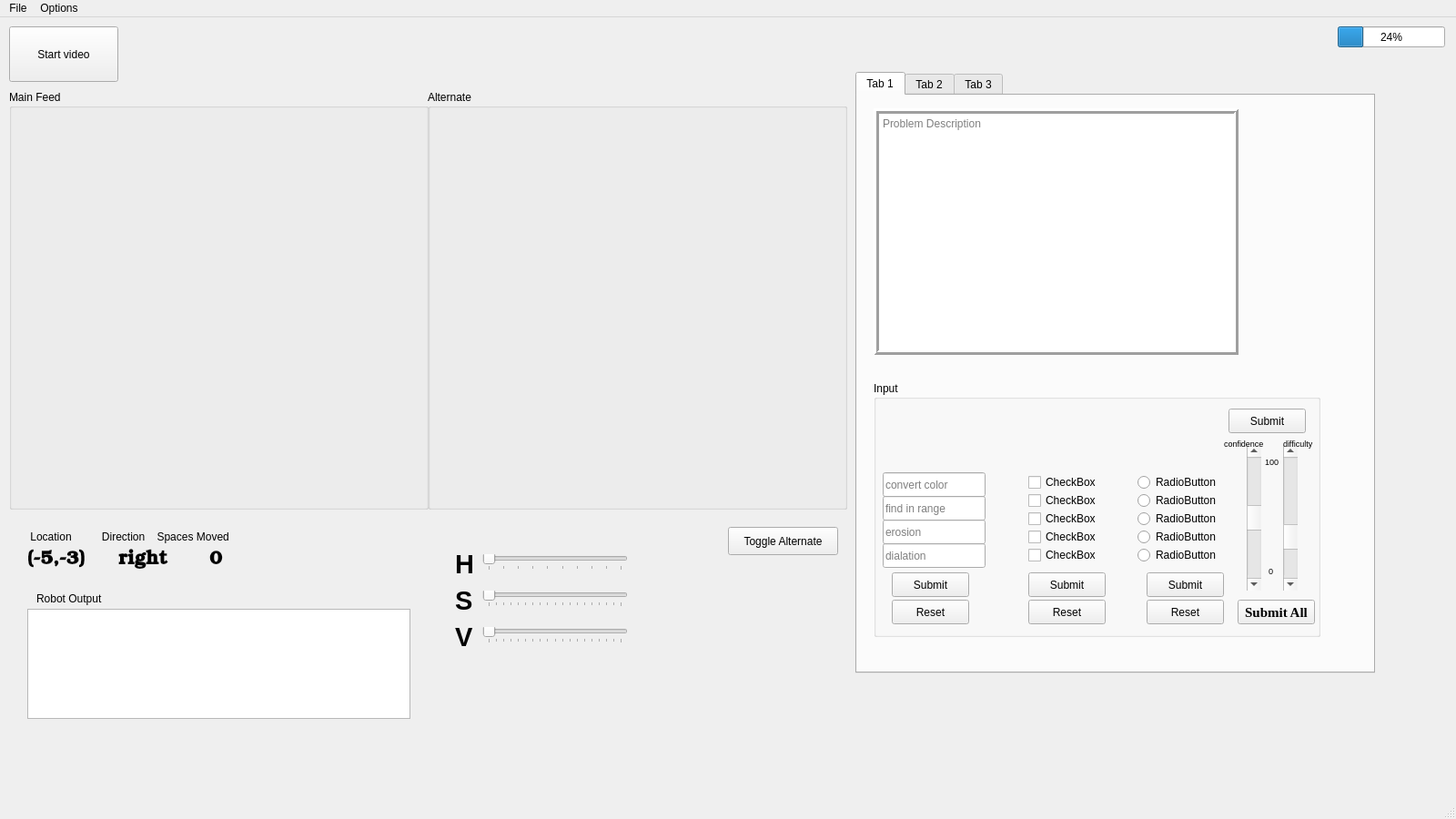
<?xml version="1.0" encoding="UTF-8"?>
<ui version="4.0">
 <class>MainWindow</class>
 <widget class="QMainWindow" name="MainWindow">
  <property name="geometry">
   <rect>
    <x>0</x>
    <y>0</y>
    <width>1600</width>
    <height>900</height>
   </rect>
  </property>
  <property name="windowTitle">
   <string>MainWindow</string>
  </property>
  <property name="styleSheet">
   <string notr="true"/>
  </property>
  <widget class="QWidget" name="centralwidget">
   <widget class="QGroupBox" name="groupBox">
    <property name="geometry">
     <rect>
      <x>10</x>
      <y>80</y>
      <width>461</width>
      <height>461</height>
     </rect>
    </property>
    <property name="sizePolicy">
     <sizepolicy hsizetype="Preferred" vsizetype="Preferred">
      <horstretch>0</horstretch>
      <verstretch>0</verstretch>
     </sizepolicy>
    </property>
    <property name="title">
     <string>Main Feed</string>
    </property>
    <widget class="QWidget" name="AppFeed" native="true">
     <property name="geometry">
      <rect>
       <x>10</x>
       <y>20</y>
       <width>445</width>
       <height>445</height>
      </rect>
     </property>
    </widget>
   </widget>
   <widget class="QPushButton" name="startButton">
    <property name="geometry">
     <rect>
      <x>10</x>
      <y>10</y>
      <width>120</width>
      <height>61</height>
     </rect>
    </property>
    <property name="text">
     <string>Start video</string>
    </property>
   </widget>
   <widget class="QProgressBar" name="progressBar">
    <property name="geometry">
     <rect>
      <x>1470</x>
      <y>10</y>
      <width>118</width>
      <height>23</height>
     </rect>
    </property>
    <property name="value">
     <number>24</number>
    </property>
   </widget>
   <widget class="QGroupBox" name="groupBox_2">
    <property name="geometry">
     <rect>
      <x>470</x>
      <y>80</y>
      <width>461</width>
      <height>461</height>
     </rect>
    </property>
    <property name="sizePolicy">
     <sizepolicy hsizetype="Preferred" vsizetype="Preferred">
      <horstretch>0</horstretch>
      <verstretch>0</verstretch>
     </sizepolicy>
    </property>
    <property name="title">
     <string>Alternate</string>
    </property>
    <widget class="QWidget" name="AppFeedAlt" native="true">
     <property name="geometry">
      <rect>
       <x>10</x>
       <y>20</y>
       <width>445</width>
       <height>445</height>
      </rect>
     </property>
    </widget>
   </widget>
   <widget class="QPushButton" name="ToggleAltButton">
    <property name="geometry">
     <rect>
      <x>800</x>
      <y>560</y>
      <width>121</width>
      <height>31</height>
     </rect>
    </property>
    <property name="text">
     <string>Toggle Alternate</string>
    </property>
   </widget>
   <widget class="QTextBrowser" name="ProblemDescription">
    <property name="geometry">
     <rect>
      <x>960</x>
      <y>100</y>
      <width>401</width>
      <height>271</height>
     </rect>
    </property>
    <property name="font">
     <font>
      <stylestrategy>PreferDefault</stylestrategy>
     </font>
    </property>
    <property name="frameShape">
     <enum>QFrame::Box</enum>
    </property>
    <property name="frameShadow">
     <enum>QFrame::Raised</enum>
    </property>
    <property name="lineWidth">
     <number>3</number>
    </property>
    <property name="readOnly">
     <bool>true</bool>
    </property>
    <property name="placeholderText">
     <string>Problem Description</string>
    </property>
   </widget>
   <widget class="QGroupBox" name="InputGroupBox">
    <property name="geometry">
     <rect>
      <x>960</x>
      <y>400</y>
      <width>491</width>
      <height>281</height>
     </rect>
    </property>
    <property name="autoFillBackground">
     <bool>false</bool>
    </property>
    <property name="title">
     <string>Input</string>
    </property>
    <property name="flat">
     <bool>false</bool>
    </property>
    <widget class="QLineEdit" name="ImageAlgorithm1">
     <property name="geometry">
      <rect>
       <x>10</x>
       <y>100</y>
       <width>113</width>
       <height>27</height>
      </rect>
     </property>
     <property name="placeholderText">
      <string>convert color</string>
     </property>
    </widget>
    <widget class="QLineEdit" name="ImageAlgorithm2">
     <property name="geometry">
      <rect>
       <x>10</x>
       <y>126</y>
       <width>113</width>
       <height>27</height>
      </rect>
     </property>
     <property name="placeholderText">
      <string>find in range</string>
     </property>
    </widget>
    <widget class="QLineEdit" name="ImageAlgorithm3">
     <property name="geometry">
      <rect>
       <x>10</x>
       <y>152</y>
       <width>113</width>
       <height>27</height>
      </rect>
     </property>
     <property name="placeholderText">
      <string>erosion</string>
     </property>
    </widget>
    <widget class="QLineEdit" name="ImageAlgorithm3_2">
     <property name="geometry">
      <rect>
       <x>10</x>
       <y>178</y>
       <width>113</width>
       <height>27</height>
      </rect>
     </property>
     <property name="placeholderText">
      <string>dialation</string>
     </property>
    </widget>
    <widget class="QPushButton" name="ImgAlgSubmitButton">
     <property name="geometry">
      <rect>
       <x>20</x>
       <y>210</y>
       <width>85</width>
       <height>27</height>
      </rect>
     </property>
     <property name="text">
      <string>Submit</string>
     </property>
    </widget>
    <widget class="QPushButton" name="TextSubmitButton">
     <property name="geometry">
      <rect>
       <x>390</x>
       <y>30</y>
       <width>85</width>
       <height>27</height>
      </rect>
     </property>
     <property name="text">
      <string>Submit</string>
     </property>
    </widget>
    <widget class="QPushButton" name="ImgAlgResetButton">
     <property name="geometry">
      <rect>
       <x>20</x>
       <y>240</y>
       <width>85</width>
       <height>27</height>
      </rect>
     </property>
     <property name="text">
      <string>Reset</string>
     </property>
    </widget>
    <widget class="QCheckBox" name="checkBox">
     <property name="geometry">
      <rect>
       <x>170</x>
       <y>100</y>
       <width>87</width>
       <height>22</height>
      </rect>
     </property>
     <property name="text">
      <string>CheckBox</string>
     </property>
    </widget>
    <widget class="QCheckBox" name="checkBox_2">
     <property name="geometry">
      <rect>
       <x>170</x>
       <y>120</y>
       <width>87</width>
       <height>22</height>
      </rect>
     </property>
     <property name="text">
      <string>CheckBox</string>
     </property>
    </widget>
    <widget class="QCheckBox" name="checkBox_3">
     <property name="geometry">
      <rect>
       <x>170</x>
       <y>140</y>
       <width>87</width>
       <height>22</height>
      </rect>
     </property>
     <property name="text">
      <string>CheckBox</string>
     </property>
    </widget>
    <widget class="QCheckBox" name="checkBox_4">
     <property name="geometry">
      <rect>
       <x>170</x>
       <y>160</y>
       <width>87</width>
       <height>22</height>
      </rect>
     </property>
     <property name="text">
      <string>CheckBox</string>
     </property>
    </widget>
    <widget class="QCheckBox" name="checkBox_5">
     <property name="geometry">
      <rect>
       <x>170</x>
       <y>180</y>
       <width>87</width>
       <height>22</height>
      </rect>
     </property>
     <property name="text">
      <string>CheckBox</string>
     </property>
    </widget>
    <widget class="QPushButton" name="CheckBoxSubmitButton">
     <property name="geometry">
      <rect>
       <x>170</x>
       <y>210</y>
       <width>85</width>
       <height>27</height>
      </rect>
     </property>
     <property name="text">
      <string>Submit</string>
     </property>
    </widget>
    <widget class="QPushButton" name="CheckBoxResetButton">
     <property name="geometry">
      <rect>
       <x>170</x>
       <y>240</y>
       <width>85</width>
       <height>27</height>
      </rect>
     </property>
     <property name="text">
      <string>Reset</string>
     </property>
    </widget>
    <widget class="QRadioButton" name="radioButton">
     <property name="geometry">
      <rect>
       <x>290</x>
       <y>100</y>
       <width>101</width>
       <height>22</height>
      </rect>
     </property>
     <property name="text">
      <string>RadioButton</string>
     </property>
    </widget>
    <widget class="QRadioButton" name="radioButton_2">
     <property name="geometry">
      <rect>
       <x>290</x>
       <y>120</y>
       <width>101</width>
       <height>22</height>
      </rect>
     </property>
     <property name="text">
      <string>RadioButton</string>
     </property>
    </widget>
    <widget class="QRadioButton" name="radioButton_3">
     <property name="geometry">
      <rect>
       <x>290</x>
       <y>140</y>
       <width>101</width>
       <height>22</height>
      </rect>
     </property>
     <property name="text">
      <string>RadioButton</string>
     </property>
    </widget>
    <widget class="QRadioButton" name="radioButton_4">
     <property name="geometry">
      <rect>
       <x>290</x>
       <y>160</y>
       <width>101</width>
       <height>22</height>
      </rect>
     </property>
     <property name="text">
      <string>RadioButton</string>
     </property>
    </widget>
    <widget class="QRadioButton" name="radioButton_5">
     <property name="geometry">
      <rect>
       <x>290</x>
       <y>180</y>
       <width>101</width>
       <height>22</height>
      </rect>
     </property>
     <property name="text">
      <string>RadioButton</string>
     </property>
    </widget>
    <widget class="QPushButton" name="RadialBoxResetButton">
     <property name="geometry">
      <rect>
       <x>300</x>
       <y>240</y>
       <width>85</width>
       <height>27</height>
      </rect>
     </property>
     <property name="text">
      <string>Reset</string>
     </property>
    </widget>
    <widget class="QPushButton" name="RadialSubmitButton">
     <property name="geometry">
      <rect>
       <x>300</x>
       <y>210</y>
       <width>85</width>
       <height>27</height>
      </rect>
     </property>
     <property name="text">
      <string>Submit</string>
     </property>
    </widget>
    <widget class="QScrollBar" name="ConfidenceBar">
     <property name="geometry">
      <rect>
       <x>410</x>
       <y>70</y>
       <width>16</width>
       <height>160</height>
      </rect>
     </property>
     <property name="toolTip">
      <string>Your confidence level for this problem.</string>
     </property>
     <property name="maximum">
      <number>100</number>
     </property>
     <property name="value">
      <number>50</number>
     </property>
     <property name="orientation">
      <enum>Qt::Vertical</enum>
     </property>
     <property name="invertedAppearance">
      <bool>true</bool>
     </property>
    </widget>
    <widget class="QScrollBar" name="DifficultyBar">
     <property name="geometry">
      <rect>
       <x>450</x>
       <y>70</y>
       <width>16</width>
       <height>160</height>
      </rect>
     </property>
     <property name="toolTip">
      <string>the difficulty of this problem</string>
     </property>
     <property name="maximum">
      <number>100</number>
     </property>
     <property name="value">
      <number>30</number>
     </property>
     <property name="orientation">
      <enum>Qt::Vertical</enum>
     </property>
     <property name="invertedAppearance">
      <bool>true</bool>
     </property>
    </widget>
    <widget class="QPushButton" name="FormSubmitButton">
     <property name="geometry">
      <rect>
       <x>400</x>
       <y>240</y>
       <width>85</width>
       <height>27</height>
      </rect>
     </property>
     <property name="font">
      <font>
       <family>Liberation Serif</family>
       <pointsize>11</pointsize>
       <weight>75</weight>
       <bold>true</bold>
      </font>
     </property>
     <property name="text">
      <string>Submit All</string>
     </property>
    </widget>
    <widget class="QLabel" name="label_4">
     <property name="geometry">
      <rect>
       <x>385</x>
       <y>60</y>
       <width>46</width>
       <height>16</height>
      </rect>
     </property>
     <property name="font">
      <font>
       <pointsize>7</pointsize>
      </font>
     </property>
     <property name="text">
      <string>confidence</string>
     </property>
    </widget>
    <widget class="QLabel" name="label_5">
     <property name="geometry">
      <rect>
       <x>450</x>
       <y>60</y>
       <width>46</width>
       <height>16</height>
      </rect>
     </property>
     <property name="font">
      <font>
       <pointsize>7</pointsize>
      </font>
     </property>
     <property name="text">
      <string>difficulty</string>
     </property>
    </widget>
    <widget class="QLabel" name="label_6">
     <property name="geometry">
      <rect>
       <x>434</x>
       <y>200</y>
       <width>16</width>
       <height>16</height>
      </rect>
     </property>
     <property name="font">
      <font>
       <pointsize>7</pointsize>
      </font>
     </property>
     <property name="text">
      <string>0</string>
     </property>
    </widget>
    <widget class="QLabel" name="label_7">
     <property name="geometry">
      <rect>
       <x>430</x>
       <y>80</y>
       <width>16</width>
       <height>16</height>
      </rect>
     </property>
     <property name="font">
      <font>
       <pointsize>7</pointsize>
      </font>
     </property>
     <property name="text">
      <string>100</string>
     </property>
    </widget>
   </widget>
   <widget class="QSlider" name="HColorSlider">
    <property name="geometry">
     <rect>
      <x>530</x>
      <y>590</y>
      <width>160</width>
      <height>18</height>
     </rect>
    </property>
    <property name="toolTip">
     <string>H color for HSV colorspace</string>
    </property>
    <property name="maximum">
     <number>180</number>
    </property>
    <property name="orientation">
     <enum>Qt::Horizontal</enum>
    </property>
    <property name="tickPosition">
     <enum>QSlider::TicksBelow</enum>
    </property>
    <property name="tickInterval">
     <number>20</number>
    </property>
   </widget>
   <widget class="QSlider" name="SColorSlider">
    <property name="geometry">
     <rect>
      <x>530</x>
      <y>630</y>
      <width>160</width>
      <height>18</height>
     </rect>
    </property>
    <property name="toolTip">
     <string>S Color for HSV colorspace</string>
    </property>
    <property name="maximum">
     <number>360</number>
    </property>
    <property name="orientation">
     <enum>Qt::Horizontal</enum>
    </property>
    <property name="tickPosition">
     <enum>QSlider::TicksBelow</enum>
    </property>
    <property name="tickInterval">
     <number>20</number>
    </property>
   </widget>
   <widget class="QSlider" name="VColorSlider">
    <property name="geometry">
     <rect>
      <x>530</x>
      <y>670</y>
      <width>160</width>
      <height>18</height>
     </rect>
    </property>
    <property name="toolTip">
     <string>V Color for HSV colorspace</string>
    </property>
    <property name="maximum">
     <number>360</number>
    </property>
    <property name="orientation">
     <enum>Qt::Horizontal</enum>
    </property>
    <property name="tickPosition">
     <enum>QSlider::TicksBelow</enum>
    </property>
    <property name="tickInterval">
     <number>20</number>
    </property>
   </widget>
   <widget class="QLabel" name="label">
    <property name="geometry">
     <rect>
      <x>500</x>
      <y>590</y>
      <width>21</width>
      <height>21</height>
     </rect>
    </property>
    <property name="font">
     <font>
      <family>Liberation Sans</family>
      <pointsize>22</pointsize>
      <weight>75</weight>
      <italic>false</italic>
      <bold>true</bold>
      <kerning>true</kerning>
     </font>
    </property>
    <property name="text">
     <string>H</string>
    </property>
   </widget>
   <widget class="QLabel" name="label_2">
    <property name="geometry">
     <rect>
      <x>500</x>
      <y>630</y>
      <width>21</width>
      <height>21</height>
     </rect>
    </property>
    <property name="font">
     <font>
      <family>Liberation Sans</family>
      <pointsize>22</pointsize>
      <weight>75</weight>
      <italic>false</italic>
      <bold>true</bold>
      <kerning>true</kerning>
     </font>
    </property>
    <property name="text">
     <string>S</string>
    </property>
   </widget>
   <widget class="QLabel" name="label_3">
    <property name="geometry">
     <rect>
      <x>500</x>
      <y>670</y>
      <width>21</width>
      <height>21</height>
     </rect>
    </property>
    <property name="font">
     <font>
      <family>Liberation Sans</family>
      <pointsize>22</pointsize>
      <weight>75</weight>
      <italic>false</italic>
      <bold>true</bold>
      <kerning>true</kerning>
     </font>
    </property>
    <property name="text">
     <string>V</string>
    </property>
   </widget>
   <widget class="QTabWidget" name="tabWidget">
    <property name="enabled">
     <bool>true</bool>
    </property>
    <property name="geometry">
     <rect>
      <x>940</x>
      <y>60</y>
      <width>571</width>
      <height>661</height>
     </rect>
    </property>
    <property name="currentIndex">
     <number>0</number>
    </property>
    <widget class="QWidget" name="tab">
     <attribute name="title">
      <string>Tab 1</string>
     </attribute>
    </widget>
    <widget class="QWidget" name="tab_2">
     <attribute name="title">
      <string>Tab 2</string>
     </attribute>
    </widget>
    <widget class="QWidget" name="tab_3">
     <attribute name="title">
      <string>Tab 3</string>
     </attribute>
    </widget>
   </widget>
   <widget class="QLabel" name="locationLabel">
    <property name="geometry">
     <rect>
      <x>30</x>
      <y>580</y>
      <width>67</width>
      <height>31</height>
     </rect>
    </property>
    <property name="font">
     <font>
      <family>URW Bookman L</family>
      <pointsize>16</pointsize>
      <weight>75</weight>
      <bold>true</bold>
     </font>
    </property>
    <property name="text">
     <string>(-5,-3)</string>
    </property>
   </widget>
   <widget class="QLabel" name="directionLabel">
    <property name="geometry">
     <rect>
      <x>130</x>
      <y>580</y>
      <width>67</width>
      <height>31</height>
     </rect>
    </property>
    <property name="font">
     <font>
      <family>URW Bookman L</family>
      <pointsize>16</pointsize>
      <weight>75</weight>
      <bold>true</bold>
     </font>
    </property>
    <property name="text">
     <string>right</string>
    </property>
   </widget>
   <widget class="QLabel" name="distanceTravelledLabel">
    <property name="geometry">
     <rect>
      <x>230</x>
      <y>580</y>
      <width>67</width>
      <height>31</height>
     </rect>
    </property>
    <property name="font">
     <font>
      <family>URW Bookman L</family>
      <pointsize>16</pointsize>
      <weight>75</weight>
      <bold>true</bold>
     </font>
    </property>
    <property name="text">
     <string>0</string>
    </property>
   </widget>
   <widget class="QLabel" name="label_8">
    <property name="geometry">
     <rect>
      <x>30</x>
      <y>560</y>
      <width>291</width>
      <height>21</height>
     </rect>
    </property>
    <property name="text">
     <string> Location          Direction    Spaces Moved</string>
    </property>
   </widget>
   <widget class="QTextBrowser" name="robotTextBox">
    <property name="geometry">
     <rect>
      <x>30</x>
      <y>650</y>
      <width>421</width>
      <height>121</height>
     </rect>
    </property>
   </widget>
   <widget class="QLabel" name="label_9">
    <property name="geometry">
     <rect>
      <x>40</x>
      <y>630</y>
      <width>101</width>
      <height>17</height>
     </rect>
    </property>
    <property name="text">
     <string>Robot Output</string>
    </property>
   </widget>
   <zorder>tabWidget</zorder>
   <zorder>groupBox</zorder>
   <zorder>startButton</zorder>
   <zorder>progressBar</zorder>
   <zorder>groupBox_2</zorder>
   <zorder>ToggleAltButton</zorder>
   <zorder>ProblemDescription</zorder>
   <zorder>InputGroupBox</zorder>
   <zorder>HColorSlider</zorder>
   <zorder>SColorSlider</zorder>
   <zorder>VColorSlider</zorder>
   <zorder>label</zorder>
   <zorder>label_2</zorder>
   <zorder>label_3</zorder>
   <zorder>locationLabel</zorder>
   <zorder>directionLabel</zorder>
   <zorder>distanceTravelledLabel</zorder>
   <zorder>label_8</zorder>
   <zorder>robotTextBox</zorder>
   <zorder>label_9</zorder>
  </widget>
  <widget class="QMenuBar" name="menubar">
   <property name="geometry">
    <rect>
     <x>0</x>
     <y>0</y>
     <width>1600</width>
     <height>25</height>
    </rect>
   </property>
   <widget class="QMenu" name="menuFile">
    <property name="title">
     <string>File</string>
    </property>
   </widget>
   <widget class="QMenu" name="menuOptions">
    <property name="title">
     <string>Options</string>
    </property>
   </widget>
   <addaction name="menuFile"/>
   <addaction name="menuOptions"/>
  </widget>
  <widget class="QStatusBar" name="statusbar"/>
 </widget>
 <resources/>
 <connections/>
</ui>
